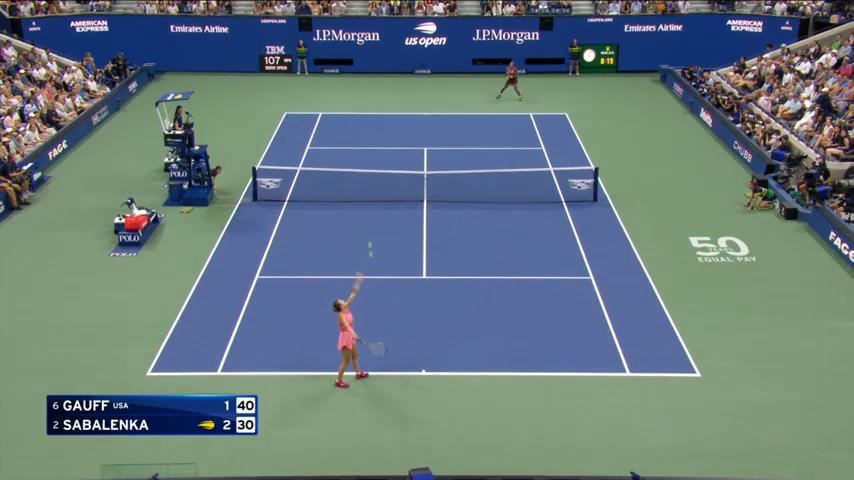
#> input picture frame 23 of cocog.mp4, 854 x 480 px, given in place of 1.avi, which was not available
$ jupyter execute Canny_edge_Motion_detection.ipynb
#> lines starting #> are read from the running program, lines starting #| are printed output that depends on the picture; after the words box and inside, x2 and y2 are one past the last pixel; in counts of white or black regions, pixels touching at a corner belong together; pictures that were not available may be replaced by others from this repository, and a replacement may not be noted
[cell 1]
import cv2
import numpy as np

# Input and output file paths
input_video_path = '1.avi'
output_video_path = '2.avi'

# Open the video file
video_capture = cv2.VideoCapture(input_video_path)

# Get the video properties
fps = int(video_capture.get(cv2.CAP_PROP_FPS))
width = int(video_capture.get(cv2.CAP_PROP_FRAME_WIDTH))
height = int(video_capture.get(cv2.CAP_PROP_FRAME_HEIGHT))

# Define the codec and create a VideoWriter object for output video
fourcc = cv2.VideoWriter_fourcc(*'XVID')
out = cv2.VideoWriter(output_video_path, fourcc, fps, (width, height), isColor=False)

while True:
    # Read a frame from the video
    ret, frame = video_capture.read()
#> frame is the input picture: shape (480, 854, 3); mean B, G, R 125.1, 120.6, 102.9

    # Break the loop if the video has ended
    if not ret:
        break

    # Convert the frame to grayscale
    gray = cv2.cvtColor(frame, cv2.COLOR_BGR2GRAY)
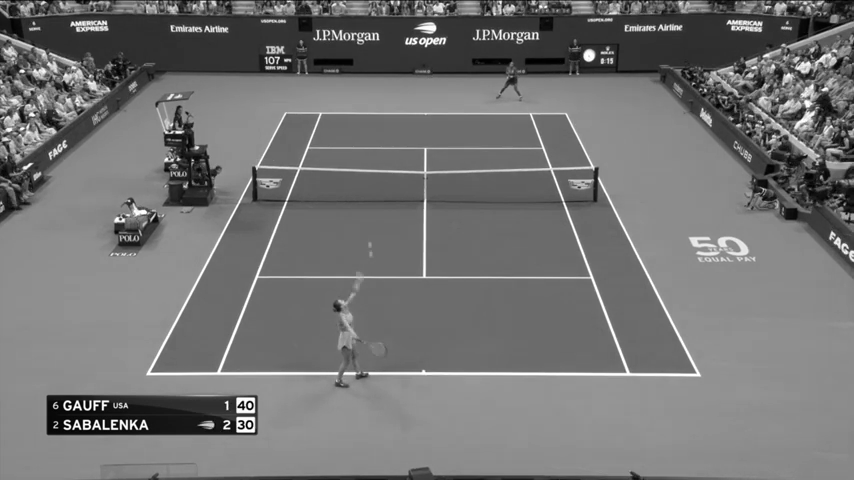
#> gray: shape (480, 854); min 0, max 255, mean 115.8

    # Apply GaussianBlur to reduce noise
    blurred = cv2.GaussianBlur(gray, (5, 5), 0)

    # Use Canny edge detector
    edges = cv2.Canny(blurred, 50, 150)  # Adjust the thresholds as needed
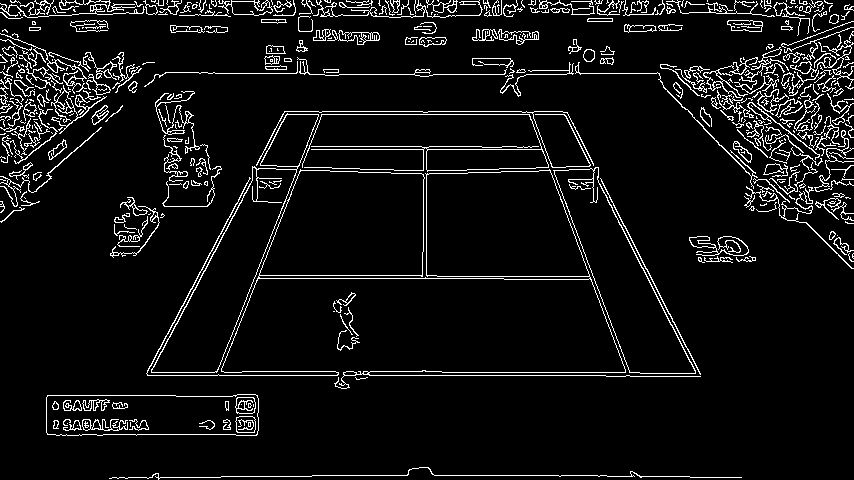
#> edges: shape (480, 854); 6.8% white in thin lines or dots

    # Write the Canny edges to the output video
    out.write(edges)

    # Display the Canny edges (optional)
    cv2.imshow('Canny Edges', edges)

    # Break the loop if 'q' is pressed
    if cv2.waitKey(1) & 0xFF == ord('q'):
#> (key q is pressed here)
        break

# Release the VideoCapture and VideoWriter objects
video_capture.release()
out.release()

# Destroy all OpenCV windows
cv2.destroyAllWindows()

[cell 2]
#

[cell 3]
"""import cv2
import numpy as np


def apply_canny_and_remove_static(input_video_path, output_canny_video_path):
    # Open the video file
    video_capture = cv2.VideoCapture(input_video_path)

    # Get the video properties
    fps = int(video_capture.get(cv2.CAP_PROP_FPS))
    width = int(video_capture.get(cv2.CAP_PROP_FRAME_WIDTH))
    height = int(video_capture.get(cv2.CAP_PROP_FRAME_HEIGHT))

    # Define the codec for output video
    fourcc = cv2.VideoWriter_fourcc(*'XVID')

    # Create VideoWriter object for output video
    out_canny = cv2.VideoWriter(output_canny_video_path, fourcc, fps, (width, height), isColor=False)

    # Read the first frame to initialize
    ret, prev_frame = video_capture.read()

    # Initialize a variable to keep track of cumulative motion
    cumulative_motion = np.zeros((height, width), dtype=np.uint8)

    while True:
        # Read a frame from the video
        ret, frame = video_capture.read()

        # Break the loop if the video has ended
        if not ret:
            break

        # Convert frames to grayscale
        gray = cv2.cvtColor(frame, cv2.COLOR_BGR2GRAY)

        # Apply Canny edge detector
        edges_canny = cv2.Canny(gray, 50, 150)  # Adjust the thresholds as needed

        # Write the Canny edges to the output video
        out_canny.write(edges_canny)

        # Accumulate edges with motion
        cumulative_motion = cv2.bitwise_or(cumulative_motion, edges_canny)

        # Remove stationary edges from current frame
        frame_no_static = cv2.subtract(gray, cumulative_motion)

        # You can choose not to write the no_static video if you don't want it

    # Release the VideoCapture and VideoWriter objects
    video_capture.release()
    out_canny.release()

# Example usage
input_video_path = '1.avi'
output_canny_video_path = '11.avi'

apply_canny_and_remove_static(input_video_path, output_canny_video_path)
"""

[cell 4]
##

[cell 5]
import cv2
import numpy as np

def apply_canny_and_remove_static(input_video_path, output_canny_video_path):
    # Open the video file
#> called with input_video_path = '1.avi', output_canny_video_path = '111.avi'
    video_capture = cv2.VideoCapture(input_video_path)

    # Get the video properties
    fps = int(video_capture.get(cv2.CAP_PROP_FPS))
    width = int(video_capture.get(cv2.CAP_PROP_FRAME_WIDTH))
    height = int(video_capture.get(cv2.CAP_PROP_FRAME_HEIGHT))

    # Define the codec for output video
    fourcc = cv2.VideoWriter_fourcc(*'XVID')

    # Create VideoWriter object for output video
    out_canny = cv2.VideoWriter(output_canny_video_path, fourcc, fps, (width, height), isColor=False)

    # Read the first frame to initialize
    ret, prev_frame = video_capture.read()

    # Initialize a variable to keep track of cumulative motion
    cumulative_motion = np.zeros((height, width), dtype=np.uint8)

    while True:
        # Read a frame from the video
        ret, frame = video_capture.read()

        # Break the loop if the video has ended
        if not ret:
            break

        # Convert frames to grayscale
        prev_gray = cv2.cvtColor(prev_frame, cv2.COLOR_BGR2GRAY)
        gray = cv2.cvtColor(frame, cv2.COLOR_BGR2GRAY)

        # Calculate the absolute difference between consecutive frames
        frame_diff = cv2.absdiff(prev_gray, gray)

        # Apply Canny edge detector to the difference
        edges_diff = cv2.Canny(frame_diff, 50, 150)  # Adjust the thresholds as needed
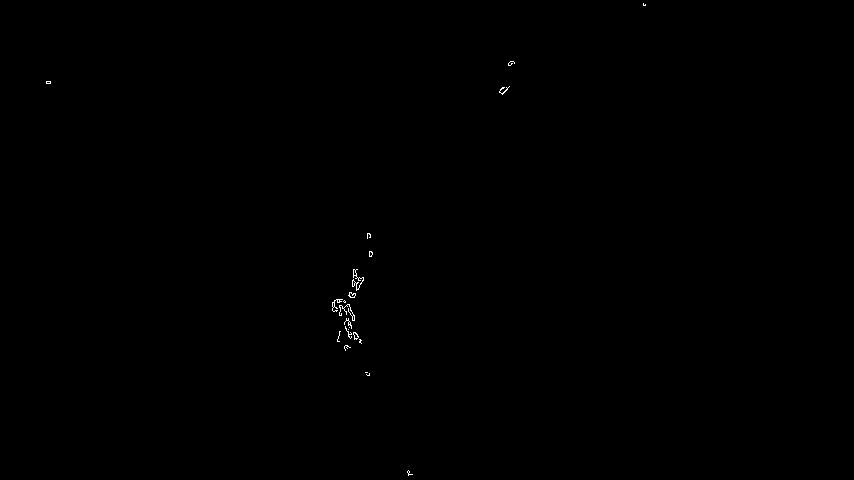
#> edges_diff: shape (480, 854); 0.11% white in thin lines or dots, all inside (x1, y1, x2, y2) = (46, 3, 646, 476)

        # Accumulate edges with motion
        cumulative_motion = cv2.bitwise_or(cumulative_motion, edges_diff)

        # Write the Canny edges to the output video
        out_canny.write(edges_diff)

        # Update the previous frame for the next iteration
        prev_frame = frame.copy()

    # Release the VideoCapture and VideoWriter objects
    video_capture.release()
    out_canny.release()

# Example usage
input_video_path = '1.avi'
output_canny_video_path = '111.avi'

apply_canny_and_remove_static(input_video_path, output_canny_video_path)

$ run again, starting later in the video
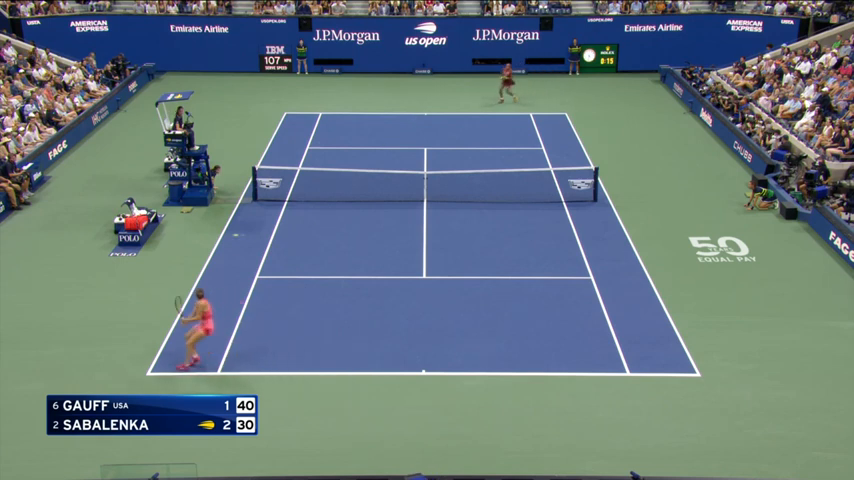
#> input picture frame 105 of cocog.mp4, 854 x 480 px, given in place of 1.avi, which was not available
#> frame is the input picture: shape (480, 854, 3); mean B, G, R 125.3, 120.8, 103.2
#> edges: shape (480, 854); 6.8% white in thin lines or dots
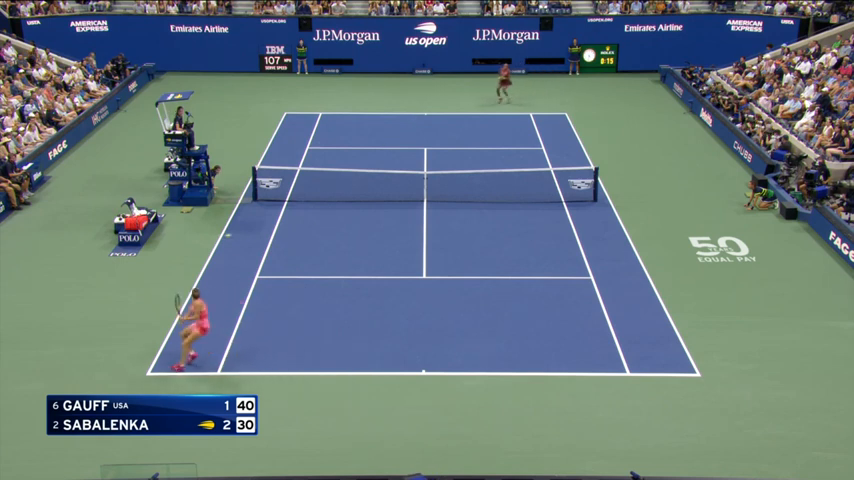
#> input picture frame 106 of cocog.mp4, 854 x 480 px, given in place of 1.avi, which was not available
#> in apply_canny_and_remove_static, frame is the input picture: shape (480, 854, 3); mean B, G, R 125.3, 120.8, 103.2
#> in apply_canny_and_remove_static, `edges_diff = cv2.Canny(frame_diff, 50, 150)`:
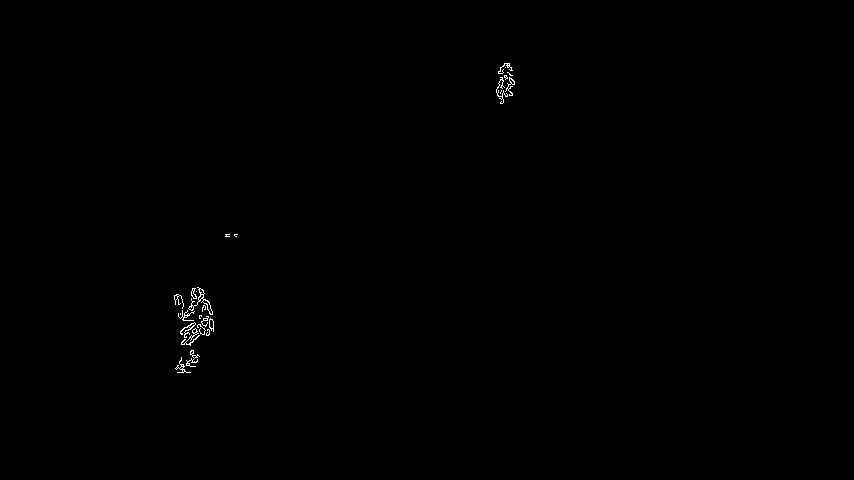
#> edges_diff: shape (480, 854); 0.21% white in thin lines or dots, all inside (x1, y1, x2, y2) = (174, 63, 515, 373)

$ run again, starting later in the video
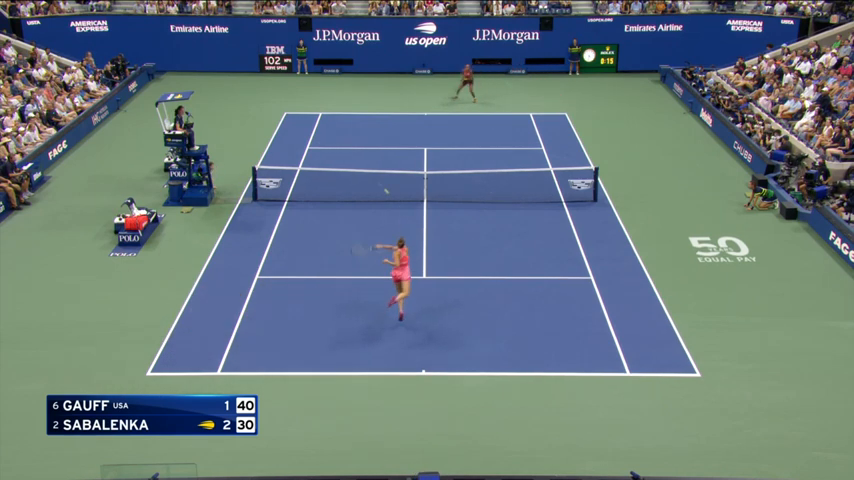
#> input picture frame 187 of cocog.mp4, 854 x 480 px, given in place of 1.avi, which was not available
#> frame is the input picture: shape (480, 854, 3); mean B, G, R 125.4, 120.8, 103.3
#> `edges = cv2.Canny(blurred, 50, 150)`:
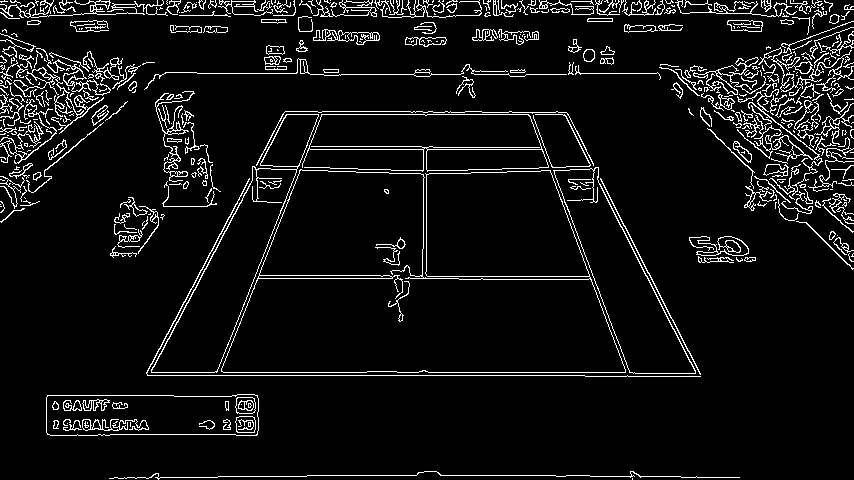
#> edges: shape (480, 854); 6.8% white in thin lines or dots
#> edges_diff: shape (480, 854); 0.19% white in thin lines or dots, all inside (x1, y1, x2, y2) = (10, 0, 740, 322)
#> current_edges: shape (480, 854); 8.4% white in thin lines or dots
#> enhanced_edges: shape (480, 854); 95.4% white; 3 black regions
#> in remove_noise_edges, `contours, _ = cv2.findContours(edges, cv2.RETR_EXTERNAL, cv2.CHAIN_APP..`: contours = 1 contour; box (x1, y1, x2, y2) and area: (0, 0, 854, 480) 389791
#> the loop in remove_noise_edges, `for contour in contours:` made 1 pass
#> `width = int(cap.get(cv2.CAP_PROP_FRAME_WIDTH))`: width = 854
#> `height = int(cap.get(cv2.CAP_PROP_FRAME_HEIGHT))`: height = 480
#> `fourcc = cv2.VideoWriter_fourcc(*'XVID')`: fourcc = 1145656920
#> motion_mask: shape (480, 854); values 127 (black) and 255 (white), 0.01% white in thin lines or dots, all inside (x1, y1, x2, y2) = (238, 60, 719, 429)
#> motion_mask_smooth: shape (480, 854); every value is 127
#> fps = 25
#> in apply_canny_and_remove_static, `width = int(video_capture.get(cv2.CAP_PROP_FRAME_WIDTH))`: width = 854
#> in apply_canny_and_remove_static, `height = int(video_capture.get(cv2.CAP_PROP_FRAME_HEIGHT))`: height = 480
#> in apply_canny_and_remove_static, `fourcc = cv2.VideoWriter_fourcc(*'XVID')`: fourcc = 1145656920
#> total_frames = 234
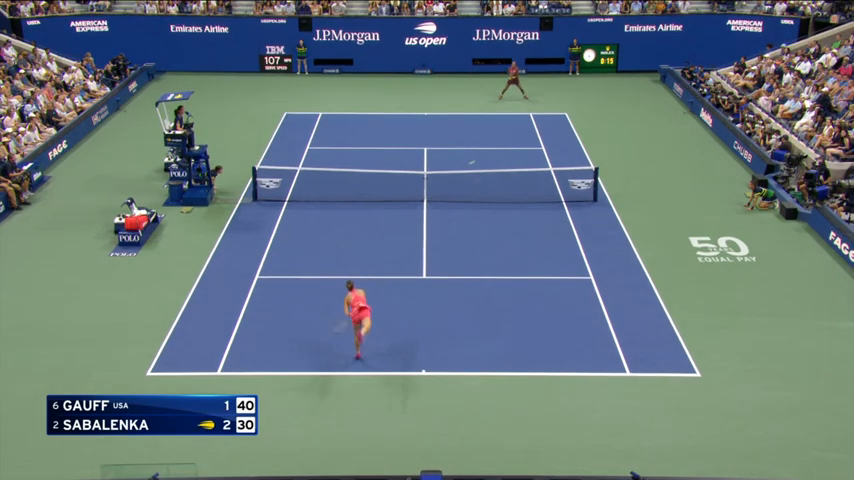
#> input picture frame 55 of cocog.mp4, 854 x 480 px, given in place of out1.avi, which was not available
#> in extract_frame, frame is the input picture: shape (480, 854, 3); mean B, G, R 125.1, 120.7, 103
